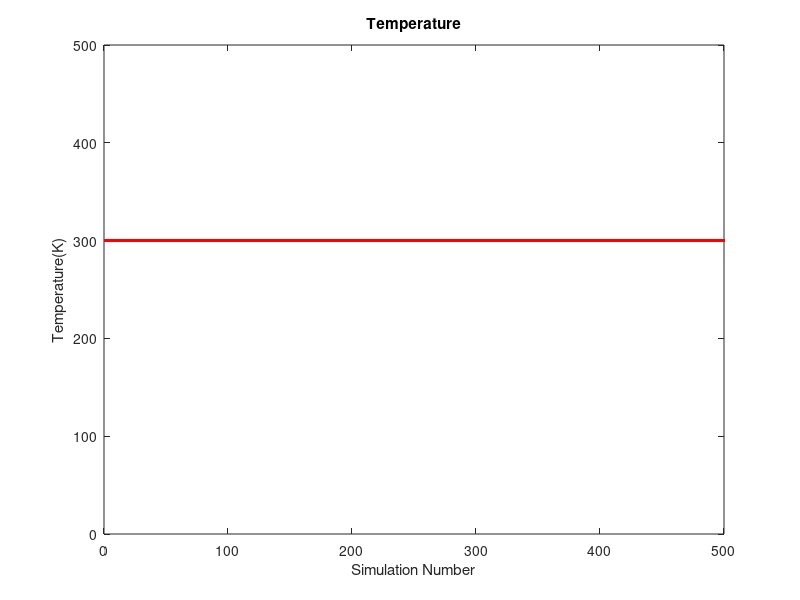
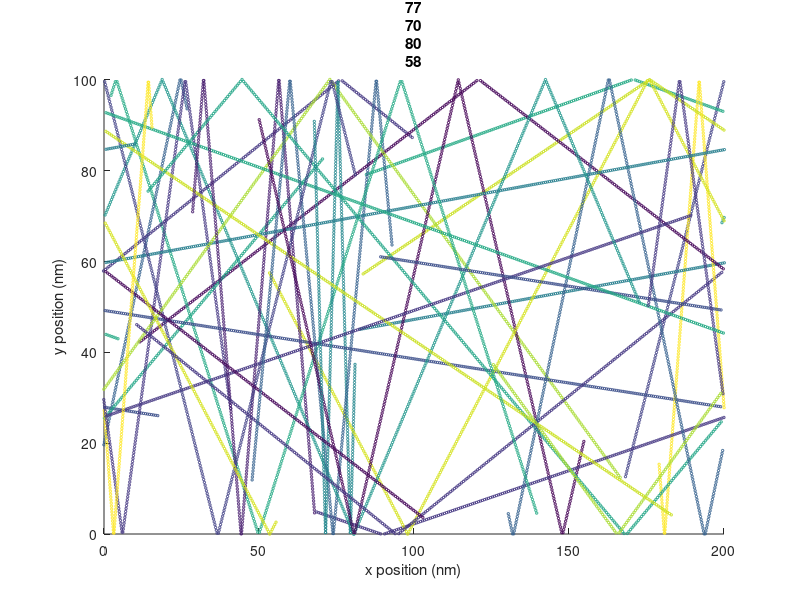

These charts were generated, in order, by the following MATLAB code:
% Electron Modelling
global C
C.q_0 = 1.60217653e-19;             % electron charge
C.hb = 1.054571596e-34;             % Dirac constant
C.h = C.hb * 2 * pi;                    % Planck constant
C.m_0 = 9.10938215e-31;             % electron mass
C.kb = 1.3806504e-23;               % Boltzmann constant
C.eps_0 = 8.854187817e-12;          % vacuum permittivity
C.mu_0 = 1.2566370614e-6;           % vacuum permeability
C.c = 299792458;                    % speed of light
C.g = 9.80665; %metres (32.1740 ft) per s
np = 500;
noe = 20;
r2 = randi(360,noe,1);
nx = 200;
ny = 100;
x = randi(200,noe,1);
y = randi(100,noe,1);

% Thermal Velocity
vth = sqrt((C.kb * 300)/(C.m_0 * 0.26));
vx = vth * cos(r2) ;
vy = vth * sin(r2);
% Mean free path
MFP = vth * 0.2 * 10^-12;

colrArray = rand(noe,1);


for n = 1:np
    temp = y >= ny ;
    temp1 = y < ny ;
    temp = temp * -1;
    th = temp + temp1;    
    temp2 = y <= 0;
    temp3 = y > 0;
    temp2 = temp2 * -1;
    tl = temp2 + temp3;
    vy = vy .* th;
    vy = vy .* tl;
    tempx1 = x <= 200;    
    x = x .* tempx1;
    tempx2 = x < -0.1;
    tempx2 = tempx2 * 200;
    tempxFinal = x + tempx2;
    x = tempxFinal;
    dx = vx * (1/200000);
    dy = vy * (1/200000);
    x = x + dx;
    y = y + dy;
    vsq = (vy).^2 + (vx).^2 ;
    average = mean(vsq);
    CT = (average *(0.26)* C.m_0)/(C.kb);
   
    figure(1)
    plot(n , CT,'.r')
    title("Temperature");
    xlabel("Simulation Number")
    ylabel("Temperature(K)")
    axis([0 np 0 500]);
    hold on    
    
    
    figure(2)
    scatter(x,y,3,colrArray);
    axis([0 200 0 100]);
    xlabel("x position (nm)")
    ylabel("y position (nm)")
    title("MFP:" + MFP);
    hold on;
    
    
    pause(0.01);  
end


